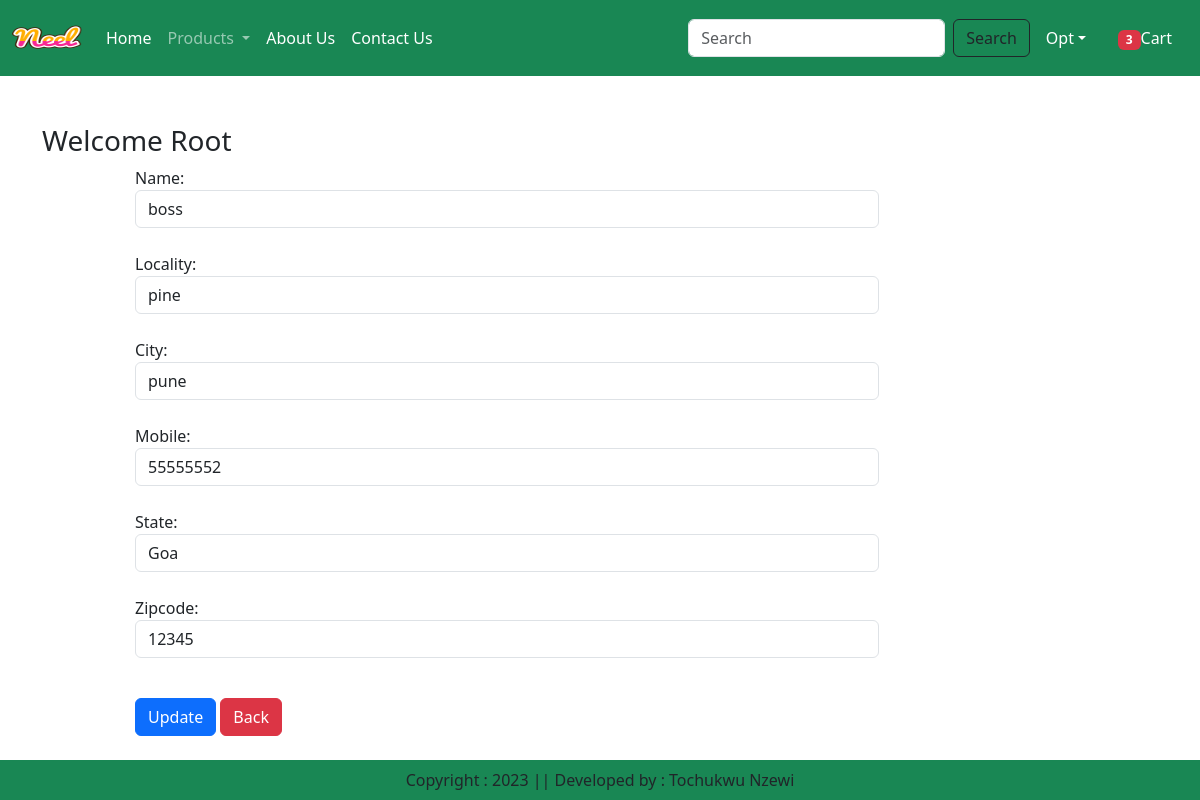
Screenshot of /updateAddress/11 (signed in) with the database file from the repository.
### app/models.py (models this page shows, shortened)
class Customer(models.Model):
    user = models.ForeignKey(User,on_delete=models.CASCADE)
    name = models.CharField(max_length=200)
    locality = models.CharField(max_length=200)
    city = models.CharField(max_length=50)
    mobile = models.IntegerField(default=0)
    zipcode = models.IntegerField()
    state = models.CharField(choices=STATE_CHOICES,max_length=100)

### app/views.py (the view, shortened to what this page needs)
# urls.py: path('updateAddress/<int:pk>', views.updateAddress.as_view(), name='updateAddress'),
@method_decorator(login_required,name='dispatch')
class updateAddress(View):
    def get(self,request,pk):
        add = Customer.objects.get(pk=pk)
        form = CustomerProfileForm(instance=add)
        totalitem = 0
        wishitem=0
        if request.user.is_authenticated:
            totalitem = len(Cart.objects.filter(user=request.user))
            wishitem = len(Wishlist.objects.filter(user=request.user))
        return render(request, 'app/updateAddress.html',locals())

### app/forms.py
class CustomerProfileForm(forms.ModelForm):
    class Meta:
          model = Customer
          fields=['name', 'locality', 'city', 'mobile', 'state', 'zipcode']
          widgets= {
                'name':forms.TextInput(attrs={'class':'form-control'}),
                'locality':forms.TextInput(attrs={'class':'form-control'}),
                'city':forms.TextInput (attrs={'class': 'form-control'}),
                'mobile':forms.NumberInput(attrs={'class': 'form-control'}),
                'state':forms.Select(attrs={'class': 'form-control'}),
                'zipcode':forms.NumberInput(attrs={'class':'form-control'}),
          }

### app/templates/app/updateAddress.html (shortened to what this page needs)
{% extends 'app/base.html' %}
{% load static %}
{% block main-content %}
<div class="container my-5">
    <div class="row">
        <h3>Welcome <span class="text-capitalize">{{request.user}}</span></h3>
    </div>
    <div class="col-sm-8 offset-sm-1">
        <form action="" method="post">
            {%for fm in form %}
                {{fm.label_tag}} {{fm}}  <br>
                {% endfor %}
                <div class="col-12 mt-3">
                    <button type="submit" class="btn btn-primary">Update</button>
                    <a href="{% url 'address' %}" type="button" class="btn btn-danger">Back</a>
                </div>
        </form>
    </div>
</div>
{% endblock main-content %}

### rows the page displays
Customer: form "boss" "pine" "pune" "55555552" "Goa" "12345"

### other values shown
{{ totalitem }} "3"
{{ request.user }} "Root"
{{ fm.label_tag }} "Name:" "Locality:" "City:" "Mobile:" "State:" "Zipcode:"
